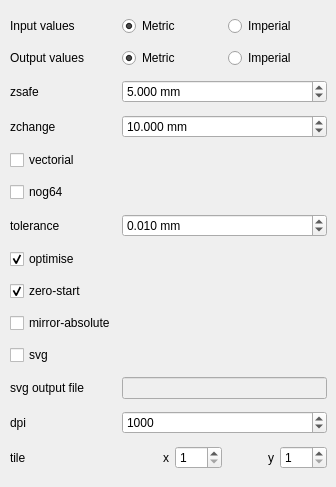
    <widget class="QWidget" name="commonTab">
     <attribute name="title">
      <string>Common</string>
     </attribute>
     <widget class="QWidget" name="gridLayoutWidget_3">
      <property name="geometry">
       <rect>
        <x>10</x>
        <y>10</y>
        <width>317</width>
        <height>468</height>
       </rect>
      </property>
      <layout class="QGridLayout" name="commonGridLayout">
       <item row="5" column="0">
        <widget class="QCheckBox" name="nog64CheckBox">
         <property name="toolTip">
          <string>&lt;html&gt;&lt;head/&gt;&lt;body&gt;&lt;p&gt;do not explicitly set G64 inside the output gcode. This option makes the gcode compatible with low-end cnc controllers (like grbl)&lt;/p&gt;&lt;/body&gt;&lt;/html&gt;</string>
         </property>
         <property name="text">
          <string>nog64</string>
         </property>
         <property name="checked">
          <bool>false</bool>
         </property>
         <property name="tristate">
          <bool>false</bool>
         </property>
        </widget>
       </item>
       <item row="9" column="0">
        <widget class="QCheckBox" name="mirrorabsoluteCheckBox">
         <property name="toolTip">
          <string>&lt;html&gt;&lt;head/&gt;&lt;body&gt;&lt;p&gt;Mirror operations on the back side along the Y axis instead of the board center, which is the default&lt;/p&gt;&lt;/body&gt;&lt;/html&gt;</string>
         </property>
         <property name="text">
          <string>mirror-absolute</string>
         </property>
        </widget>
       </item>
       <item row="6" column="0">
        <widget class="QLabel" name="toleranceLabel">
         <property name="toolTip">
          <string>&lt;html&gt;&lt;head/&gt;&lt;body&gt;&lt;p&gt;maximum deviation from toolpath&lt;/p&gt;&lt;/body&gt;&lt;/html&gt;</string>
         </property>
         <property name="text">
          <string>tolerance</string>
         </property>
        </widget>
       </item>
       <item row="2" column="1">
        <widget class="QDoubleSpinBox" name="zsafeDoubleSpinBox">
         <property name="toolTip">
          <string>&lt;html&gt;&lt;head/&gt;&lt;body&gt;&lt;p&gt;Z-coordinate for movements between engraving steps&lt;/p&gt;&lt;/body&gt;&lt;/html&gt;</string>
         </property>
         <property name="suffix">
          <string> mm</string>
         </property>
         <property name="decimals">
          <number>3</number>
         </property>
         <property name="maximum">
          <double>1000.000000000000000</double>
         </property>
         <property name="singleStep">
          <double>0.050000000000000</double>
         </property>
         <property name="value">
          <double>5.000000000000000</double>
         </property>
        </widget>
       </item>
       <item row="12" column="1">
        <widget class="QSpinBox" name="dpiSpinBox">
         <property name="toolTip">
          <string>&lt;html&gt;&lt;head/&gt;&lt;body&gt;&lt;p&gt;Resolution used internally&lt;/p&gt;&lt;/body&gt;&lt;/html&gt;</string>
         </property>
         <property name="minimum">
          <number>1</number>
         </property>
         <property name="maximum">
          <number>10000</number>
         </property>
         <property name="singleStep">
          <number>100</number>
         </property>
         <property name="value">
          <number>1000</number>
         </property>
        </widget>
       </item>
       <item row="3" column="0">
        <widget class="QLabel" name="zchangeLabel">
         <property name="toolTip">
          <string>&lt;html&gt;&lt;head/&gt;&lt;body&gt;&lt;p&gt;Z-coordinate for movements with the drill head&lt;/p&gt;&lt;/body&gt;&lt;/html&gt;</string>
         </property>
         <property name="text">
          <string>zchange</string>
         </property>
        </widget>
       </item>
       <item row="12" column="0">
        <widget class="QLabel" name="dpiLabel">
         <property name="toolTip">
          <string>&lt;html&gt;&lt;head/&gt;&lt;body&gt;&lt;p&gt;Resolution used internally&lt;/p&gt;&lt;/body&gt;&lt;/html&gt;</string>
         </property>
         <property name="text">
          <string>dpi</string>
         </property>
        </widget>
       </item>
       <item row="7" column="0">
        <widget class="QCheckBox" name="optimiseCheckBox">
         <property name="toolTip">
          <string>&lt;html&gt;&lt;head/&gt;&lt;body&gt;&lt;p&gt;optimise output gcode, reducing its output size up to 95%, while accepting a very little loss of precision&lt;/p&gt;&lt;/body&gt;&lt;/html&gt;</string>
         </property>
         <property name="text">
          <string>optimise</string>
         </property>
         <property name="checked">
          <bool>true</bool>
         </property>
        </widget>
       </item>
       <item row="8" column="0">
        <widget class="QCheckBox" name="zerostartCheckBox">
         <property name="toolTip">
          <string>&lt;html&gt;&lt;head/&gt;&lt;body&gt;&lt;p&gt;set the starting point of the project at (0,0). With this option the projet will be between (0,0) and (max_x_value, max_y_value) (positive values)&lt;/p&gt;&lt;/body&gt;&lt;/html&gt;</string>
         </property>
         <property name="text">
          <string>zero-start</string>
         </property>
         <property name="checked">
          <bool>true</bool>
         </property>
        </widget>
       </item>
       <item row="6" column="1">
        <widget class="QDoubleSpinBox" name="toleranceDoubleSpinBox">
         <property name="enabled">
          <bool>true</bool>
         </property>
         <property name="toolTip">
          <string>&lt;html&gt;&lt;head/&gt;&lt;body&gt;&lt;p&gt;maximum deviation from toolpath&lt;/p&gt;&lt;/body&gt;&lt;/html&gt;</string>
         </property>
         <property name="suffix">
          <string> mm</string>
         </property>
         <property name="decimals">
          <number>3</number>
         </property>
         <property name="maximum">
          <double>10.000000000000000</double>
         </property>
         <property name="singleStep">
          <double>0.001000000000000</double>
         </property>
         <property name="value">
          <double>0.010000000000000</double>
         </property>
        </widget>
       </item>
       <item row="10" column="0">
        <widget class="QCheckBox" name="svgCheckBox">
         <property name="toolTip">
          <string>&lt;html&gt;&lt;head/&gt;&lt;body&gt;&lt;p&gt;Output SVG file (&lt;font color=&quot;Red&quot;&gt;EXPERIMENTAL&lt;/font&gt;)&lt;/p&gt;&lt;/body&gt;&lt;/html&gt;</string>
         </property>
         <property name="text">
          <string>svg</string>
         </property>
        </widget>
       </item>
       <item row="0" column="0">
        <widget class="QLabel" name="inputValuesLabel">
         <property name="toolTip">
          <string/>
         </property>
         <property name="text">
          <string>Input values</string>
         </property>
        </widget>
       </item>
       <item row="2" column="0">
        <widget class="QLabel" name="zsafeLabel">
         <property name="toolTip">
          <string>&lt;html&gt;&lt;head/&gt;&lt;body&gt;&lt;p&gt;Z-coordinate for movements between engraving steps&lt;/p&gt;&lt;/body&gt;&lt;/html&gt;</string>
         </property>
         <property name="text">
          <string>zsafe</string>
         </property>
        </widget>
       </item>
       <item row="11" column="0">
        <widget class="QLabel" name="svgLabel">
         <property name="text">
          <string>svg output file</string>
         </property>
        </widget>
       </item>
       <item row="1" column="0">
        <widget class="QLabel" name="outputValuesLabel">
         <property name="toolTip">
          <string/>
         </property>
         <property name="text">
          <string>Output values</string>
         </property>
        </widget>
       </item>
       <item row="3" column="1">
        <widget class="QDoubleSpinBox" name="zchangeDoubleSpinBox">
         <property name="toolTip">
          <string>&lt;html&gt;&lt;head/&gt;&lt;body&gt;&lt;p&gt;Z-coordinate for movements with the drill head&lt;/p&gt;&lt;/body&gt;&lt;/html&gt;</string>
         </property>
         <property name="suffix">
          <string> mm</string>
         </property>
         <property name="decimals">
          <number>3</number>
         </property>
         <property name="maximum">
          <double>1000.000000000000000</double>
         </property>
         <property name="singleStep">
          <double>0.050000000000000</double>
         </property>
         <property name="value">
          <double>10.000000000000000</double>
         </property>
        </widget>
       </item>
       <item row="0" column="1">
        <layout class="QHBoxLayout" name="inputSystemOfMeasurementHorizontalLayout">
         <property name="sizeConstraint">
          <enum>QLayout::SetMinimumSize</enum>
         </property>
         <item>
          <widget class="QRadioButton" name="inputMetricRadioButton">
           <property name="toolTip">
            <string>&lt;html&gt;&lt;head/&gt;&lt;body&gt;&lt;p&gt;Use metric input&lt;/p&gt;&lt;/body&gt;&lt;/html&gt;</string>
           </property>
           <property name="text">
            <string>Metric</string>
           </property>
           <property name="checked">
            <bool>true</bool>
           </property>
           <property name="autoExclusive">
            <bool>false</bool>
           </property>
          </widget>
         </item>
         <item>
          <widget class="QRadioButton" name="inputImperialRadioButton">
           <property name="toolTip">
            <string>&lt;html&gt;&lt;head/&gt;&lt;body&gt;&lt;p&gt;Use imperial input&lt;/p&gt;&lt;/body&gt;&lt;/html&gt;</string>
           </property>
           <property name="text">
            <string>Imperial</string>
           </property>
           <property name="checked">
            <bool>false</bool>
           </property>
           <property name="autoExclusive">
            <bool>false</bool>
           </property>
          </widget>
         </item>
        </layout>
       </item>
       <item row="1" column="1">
        <layout class="QHBoxLayout" name="outputSystemOfMeasurementHorizontalLayout">
         <property name="sizeConstraint">
          <enum>QLayout::SetMinimumSize</enum>
         </property>
         <item>
          <widget class="QRadioButton" name="outputMetricRadioButton">
           <property name="toolTip">
            <string>&lt;html&gt;&lt;head/&gt;&lt;body&gt;&lt;p&gt;Use metric output&lt;/p&gt;&lt;/body&gt;&lt;/html&gt;</string>
           </property>
           <property name="text">
            <string>Metric</string>
           </property>
           <property name="checked">
            <bool>true</bool>
           </property>
           <property name="autoExclusive">
            <bool>false</bool>
           </property>
          </widget>
         </item>
         <item>
          <widget class="QRadioButton" name="outputImperialRadioButton">
           <property name="toolTip">
            <string>&lt;html&gt;&lt;head/&gt;&lt;body&gt;&lt;p&gt;Use imperial output&lt;/p&gt;&lt;/body&gt;&lt;/html&gt;</string>
           </property>
           <property name="text">
            <string>Imperial</string>
           </property>
           <property name="autoExclusive">
            <bool>false</bool>
           </property>
          </widget>
         </item>
        </layout>
       </item>
       <item row="11" column="1">
        <widget class="QLineEdit" name="svgLineEdit">
         <property name="enabled">
          <bool>false</bool>
         </property>
        </widget>
       </item>
       <item row="13" column="1">
        <layout class="QHBoxLayout" name="tileHorizontalLayout">
         <item>
          <widget class="QLabel" name="tilexLabel">
           <property name="toolTip">
            <string>&lt;html&gt;&lt;head/&gt;&lt;body&gt;&lt;p&gt;number of tiling columns&lt;/p&gt;&lt;/body&gt;&lt;/html&gt;</string>
           </property>
           <property name="text">
            <string>x</string>
           </property>
           <property name="alignment">
            <set>Qt::AlignRight|Qt::AlignTrailing|Qt::AlignVCenter</set>
           </property>
          </widget>
         </item>
         <item>
          <widget class="QSpinBox" name="tilexSpinBox">
           <property name="toolTip">
            <string>&lt;html&gt;&lt;head/&gt;&lt;body&gt;&lt;p&gt;number of tiling columns&lt;/p&gt;&lt;/body&gt;&lt;/html&gt;</string>
           </property>
           <property name="minimum">
            <number>1</number>
           </property>
          </widget>
         </item>
         <item>
          <widget class="QLabel" name="tileyLabel">
           <property name="toolTip">
            <string>&lt;html&gt;&lt;head/&gt;&lt;body&gt;&lt;p&gt;number of tiling rows&lt;/p&gt;&lt;/body&gt;&lt;/html&gt;</string>
           </property>
           <property name="text">
            <string>y</string>
           </property>
           <property name="alignment">
            <set>Qt::AlignRight|Qt::AlignTrailing|Qt::AlignVCenter</set>
           </property>
          </widget>
         </item>
         <item>
          <widget class="QSpinBox" name="tileySpinBox">
           <property name="toolTip">
            <string>&lt;html&gt;&lt;head/&gt;&lt;body&gt;&lt;p&gt;number of tiling rows&lt;/p&gt;&lt;/body&gt;&lt;/html&gt;</string>
           </property>
           <property name="minimum">
            <number>1</number>
           </property>
          </widget>
         </item>
        </layout>
       </item>
       <item row="13" column="0">
        <widget class="QLabel" name="tileLabel">
         <property name="toolTip">
          <string>&lt;html&gt;&lt;head/&gt;&lt;body&gt;&lt;p&gt;number of tiling rows/columns&lt;/p&gt;&lt;/body&gt;&lt;/html&gt;</string>
         </property>
         <property name="text">
          <string>tile</string>
         </property>
        </widget>
       </item>
       <item row="4" column="0">
        <widget class="QCheckBox" name="vectorialCheckBox">
         <property name="toolTip">
          <string>&lt;html&gt;&lt;head/&gt;&lt;body&gt;&lt;p&gt;enable the EXPERIMENTAL vectorial core. This new core offers much better performances, higher precision, smaller output files and support for internal cutoffs (like thermal pads). When --vectorial is enabled, --dpi is ignored.&lt;/p&gt;&lt;/body&gt;&lt;/html&gt;</string>
         </property>
         <property name="text">
          <string>vectorial</string>
         </property>
        </widget>
       </item>
      </layout>
     </widget>
    </widget>
